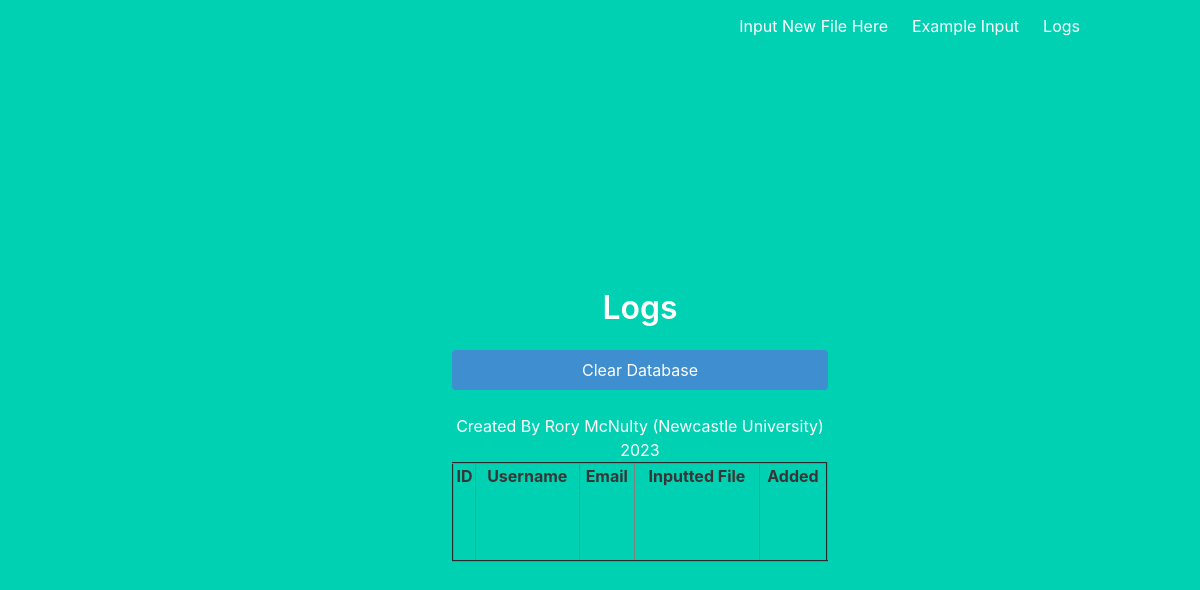
/logs, run on an earlier commit of the app's database.
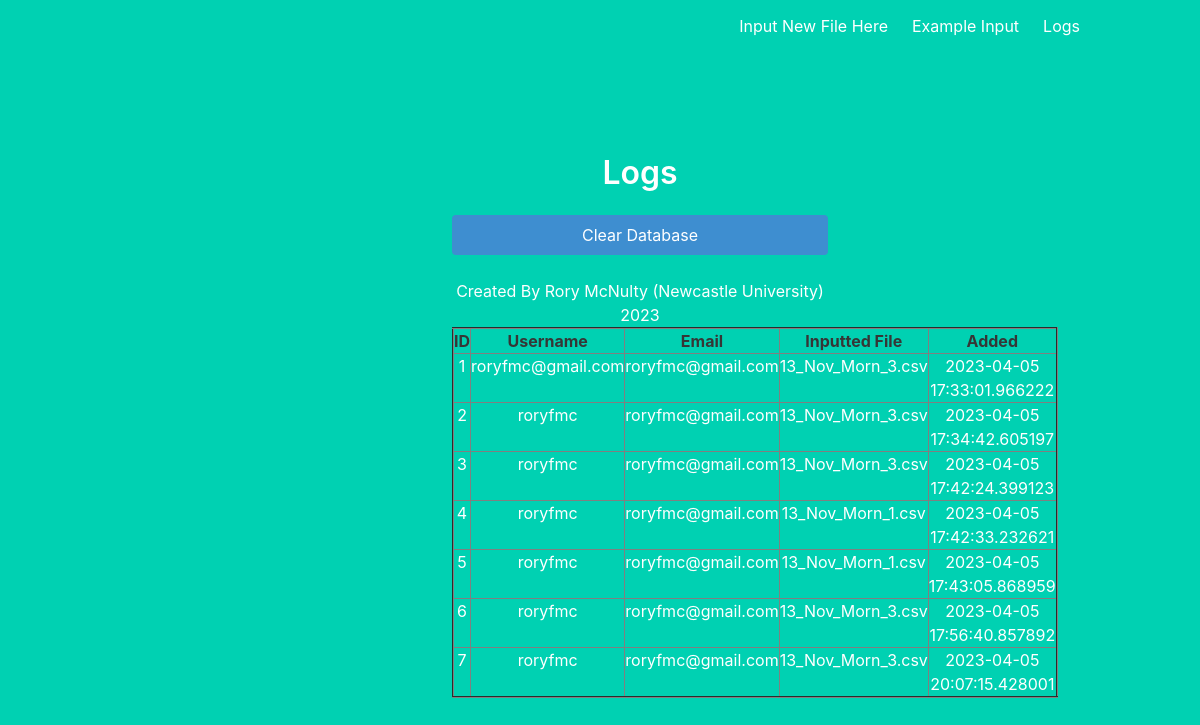
And on a later commit of the database.
### app.py (models this page shows, shortened)
class User(db.Model):
    __tablename__ = 'userlogs'
    id = db.Column(db.Integer, primary_key=True)
    username = db.Column(db.String(20))
    email = db.Column(db.String(100))
    csv_file = db.Column(db.String(100), nullable=False)
    added = db.Column(db.DateTime, default=datetime.now)

### app.py (the view)
@app.route('/logs')
def logs():
    data=User.query.all()
    return render_template('logs.html', data=data)

### templates/logs.html
{% extends "base.html" %}
{% block content %}
    <div class="column is-5 is-offset-4">
        <h3 class="title is-3">Logs</h3>
        <form action="{{ url_for('clear_db') }}" method="POST">
            <input class="button is-block is-info is-fullwidth" type="submit" value="Clear Database">
        </form>
        <br>
        <table border="2" class="dataframe is-centered" style="width: 100%; height: 100px; padding: 10px; margin: 0 auto;">
            <tr>
                <th>ID</th>
                <th>Username</th>
                <th>Email</th>
                <th>Inputted File</th>
                <th>Added</th>
            </tr>
            {% for row in data %}
            <tr>
                <td>{{ row.id }}</td>
                <td>{{ row.username }}</td>
                <td>{{ row.email }}</td>
                <td>{{ row.csv_file }}</td>
                <td>{{ row.added }}</td>
            </tr>
            {% endfor %}
    </div>
{% endblock %}

### templates/base.html (shortened to what this page needs)
<!DOCTYPE html>
<html>
<head>
    <link rel="stylesheet" href="https://cdnjs.cloudflare.com/ajax/libs/bulma/0.7.2/css/bulma.min.css"/>
</head>
<body>
<section class="hero is-primary is-fullheight">
    <div class="hero-head">
        <nav class="navbar">
            <div class="container">
                <div id="navbarMenuHeroA" class="navbar-menu">
                    <div class="navbar-end">
                        <a href="{{ url_for('index') }}" class="navbar-item">
                            Input New File Here
                        </a>
                        <a href="{{ url_for('example') }}" class="navbar-item">
                            Example Input
                        </a>
                        <a href="{{ url_for('logs') }}" class="navbar-item">
                            Logs
                        </a>
                    </div>
                </div>
            </div>
        </nav>
    </div>
    <div class="hero-body">
        <div class="container has-text-centered">
            {% block content %}
            {% endblock %}
        </div>
    </div>
<footer class="is is-centered">Created By Rory McNulty (Newcastle University) 2023</footer>
</section>
</body>
</html>

What changed in the data, as far as the page shows it:
added User: id "1", username "roryfmc@gmail.com", email "roryfmc@gmail.com", csv_file "13_Nov_Morn_3.csv", added "2023-04-05 17:33:01.966222"
added User: id "2", username "roryfmc", email "roryfmc@gmail.com", csv_file "13_Nov_Morn_3.csv", added "2023-04-05 17:34:42.605197"
added User: id "3", username "roryfmc", email "roryfmc@gmail.com", csv_file "13_Nov_Morn_3.csv", added "2023-04-05 17:42:24.399123"
added User: id "4", username "roryfmc", email "roryfmc@gmail.com", csv_file "13_Nov_Morn_1.csv", added "2023-04-05 17:42:33.232621"
added User: id "5", username "roryfmc", email "roryfmc@gmail.com", csv_file "13_Nov_Morn_1.csv", added "2023-04-05 17:43:05.868959"
added User: id "6", username "roryfmc", email "roryfmc@gmail.com", csv_file "13_Nov_Morn_3.csv", added "2023-04-05 17:56:40.857892"
added User: id "7", username "roryfmc", email "roryfmc@gmail.com", csv_file "13_Nov_Morn_3.csv", added "2023-04-05 20:07:15.428001"
